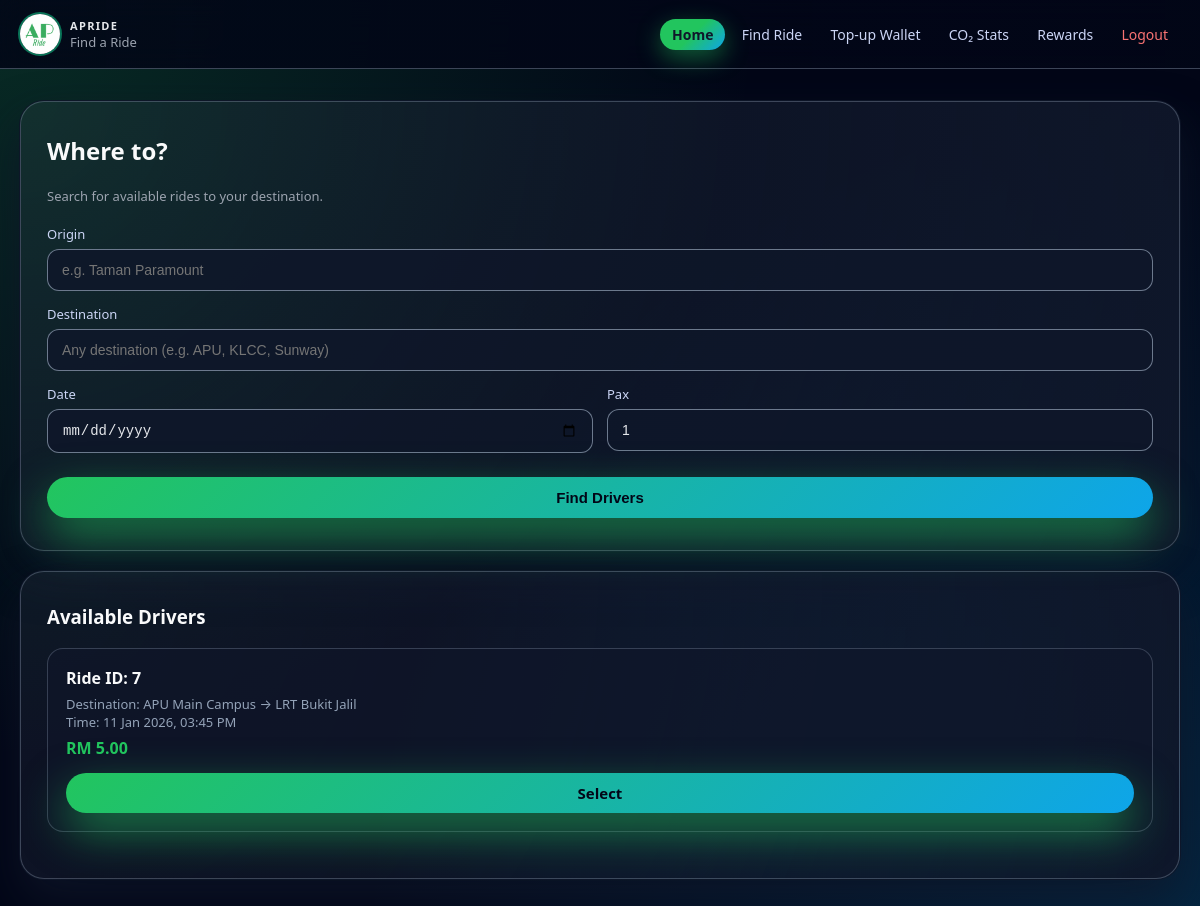
/find_ride.php (signed in), run on the app's committed database.
### tables this page shows
CREATE TABLE IF NOT EXISTS `ride` (
  `ride_id` int NOT NULL AUTO_INCREMENT,
  `driver_id` int NOT NULL,
  `destination` varchar(100) NOT NULL,
  `date_time` datetime NOT NULL,
  `available_seats` int NOT NULL,
  `price` decimal(10,2) NOT NULL,
  `distance_km` decimal(10,2) NOT NULL,
  PRIMARY KEY (`ride_id`),
  KEY `driver_id` (`driver_id`)
);

### find_ride.php (the view, shortened to what this page needs)
<?php
include 'db.php';
$sql = "SELECT r.* FROM ride r
        JOIN driver d ON r.driver_id = d.driver_id
        WHERE r.available_seats > 0
          AND d.status = 'Approved'
        ORDER BY r.date_time DESC";
$search_results = $conn->query($sql);
?>
<!DOCTYPE html>
<html lang="en">
<head>
    <link rel="stylesheet" href="app.css">
</head>
<body>
    <header class="ap-nav">
        <div class="ap-nav-inner">
            <div class="ap-nav-left">
                <img src="logo.png" alt="Logo" class="ap-logo">
                <div>
                    <div class="ap-brand">APRide</div>
                    <div class="ap-muted">Find a Ride</div>
                </div>
            </div>
            <div class="ap-nav-links">
                <a href="customer.php" class="ap-nav-primary">Home</a>
                <a href="find_ride.php">Find Ride</a>
                <a href="topup.php">Top‑up Wallet</a>
                <a href="co2_stats.php">CO₂ Stats</a>
                <a href="rewards.php">Rewards</a>
                <a href="logout.php" style="color:#f97373;">Logout</a>
            </div>
        </div>
    </header>
    <div class="shell">
        <div class="glass-card">
            <h2 style="margin-top:0;">Where to?</h2>
            <p class="ap-muted">Search for available rides to your destination.</p>
            <form method="POST" style="margin-top:20px;">
                <label class="ap-label">Origin</label>
                <input class="ap-input" type="text" name="origin" placeholder="e.g. Taman Paramount" required>
                <label class="ap-label">Destination</label>
                <input class="ap-input" type="text" name="destination" placeholder="Any destination (e.g. APU, KLCC, Sunway)" />
                <div style="display:grid; grid-template-columns:1fr 1fr; gap:14px;">
                    <div>
                        <label class="ap-label">Date</label>
                        <input class="ap-input" type="date" name="date" required>
                    </div>
                    <div>
                        <label class="ap-label">Pax</label>
                        <input class="ap-input" type="number" name="pax" min="1" max="4" value="1">
                    </div>
                </div>
                <button type="submit" name="search" class="ap-button-primary" style="margin-top:10px;">Find Drivers</button>
            </form>
        </div>
        <?php if ($search_results && $search_results->num_rows > 0): ?>
            <div class="glass-card" style="margin-top:20px;">
                <h3 style="margin-top:0;">Available Drivers</h3>
                <?php while($row = $search_results->fetch_assoc()): ?>
                    <div style="background:rgba(15, 23, 42, 0.6); border:1px solid rgba(148, 163, 184, 0.3); border-radius:16px; padding:18px; margin-bottom:14px; transition:transform 0.15s;">
                        <div style="display:flex; justify-content:space-between; align-items:center; margin-bottom:14px;">
                            <div>
                                <div style="font-weight:600; color:#f9fafb; margin-bottom:6px;">Ride ID: <?php echo $row['ride_id']; ?></div>
                                <div style="color:#94a3b8; font-size:13px; margin-bottom:4px;">
                                    Destination: <?php echo htmlspecialchars($row['destination']); ?><br>
                                    Time: <?php echo date('d M Y, h:i A', strtotime($row['date_time'])); ?>
                                </div>
                                <div style="color:#22c55e; font-weight:bold; font-size:16px; margin-top:6px;">RM <?php echo number_format($row['price'], 2); ?></div>
                            </div>
                        </div>
                        <div style="text-align:center;">
                            <a href="ride_details.php?ride_id=<?php echo $row['ride_id']; ?>" class="ap-button-primary" style="text-decoration:none; padding:10px 20px; white-space:nowrap; display:inline-block;">Select</a>
                        </div>
                    </div>
                <?php endwhile; ?>
            </div>
        <?php elseif(isset($_POST['search'])): ?>
            <div class="glass-card" style="margin-top:20px; text-align:center;">
                <p style="color:#f97373; margin:0;">No drivers found for this route.</p>
            </div>
        <?php endif; ?>
    </div>
</body>
</html>

### app.css (style rules this page uses)
* { box-sizing: border-box; }
body { margin: 0; font-family: system-ui, -apple-system, BlinkMacSystemFont, "Segoe UI", sans-serif; color: #0f172a; background: radial-gradient(circle at top left, #22c55e33 0, transparent 50%), radial-gradient(circle at bottom right, #0ea5e933 0, transparent 55%), #020617; min-height: 100vh; }
.shell { max-width: 1200px; margin: 0 auto; padding: 32px 20px 48px; }
.ap-nav { position: sticky; top: 0; z-index: 20; backdrop-filter: blur(14px); background: linear-gradient(to right, #020617dd, #020617cc); border-bottom: 1px solid rgba(148, 163, 184, 0.4); }
.ap-nav-inner { max-width: 1200px; margin: 0 auto; padding: 14px 20px; display: flex; align-items: center; justify-content: space-between; gap: 18px; }
.ap-nav-left { display: flex; align-items: center; gap: 10px; }
.ap-logo { height: 40px; border-radius: 999px; box-shadow: 0 0 0 2px rgba(16, 185, 129, 0.6); }
.ap-brand { font-weight: 700; letter-spacing: 0.12em; text-transform: uppercase; font-size: 11px; color: #e5e7eb; }
.ap-nav-links a { color: #cbd5f5; text-decoration: none; font-size: 14px; padding: 6px 12px; border-radius: 999px; transition: background 0.15s, color 0.15s, transform 0.1s; }
.ap-nav-links a.ap-nav-primary { background: linear-gradient(135deg, #22c55e, #22c55e, #0ea5e9); color: #0f172a; font-weight: 600; box-shadow: 0 8px 25px rgba(34, 197, 94, 0.45); }
.glass-card { background: radial-gradient(circle at top left, rgba(148, 163, 184, 0.08), rgba(15, 23, 42, 0.96)); border-radius: 24px; padding: 32px 26px; border: 1px solid rgba(148, 163, 184, 0.35); box-shadow: 0 22px 45px rgba(15, 23, 42, 0.75), 0 0 0 1px rgba(15, 23, 42, 0.9); color: #e5e7eb; }
.glass-card h1, .glass-card h2, .glass-card h3 { margin-top: 0; color: #f9fafb; }
.ap-input, .ap-select { width: 100%; padding: 12px 14px; border-radius: 12px; border: 1px solid rgba(148, 163, 184, 0.7); background: rgba(15, 23, 42, 0.85); color: #e5e7eb; font-size: 14px; margin-bottom: 14px; }
.ap-label { display: block; font-size: 13px; font-weight: 500; color: #cbd5f5; margin-bottom: 6px; }
.ap-button-primary { width: 100%; border: none; border-radius: 999px; padding: 12px 18px; font-size: 15px; font-weight: 600; background: linear-gradient(135deg, #22c55e, #0ea5e9); color: #020617; cursor: pointer; box-shadow: 0 18px 45px rgba(34, 197, 94, 0.6); transition: transform 0.12s ease, box-shadow 0.12s ease, filter 0.12s; }
.ap-muted { color: #9ca3af; font-size: 13px; }

### data on the page
ride: ride_id "7", destination "APU Main Campus → LRT Bukit Jalil", date_time "11 Jan 2026, 03:45 PM", price "5.00"
